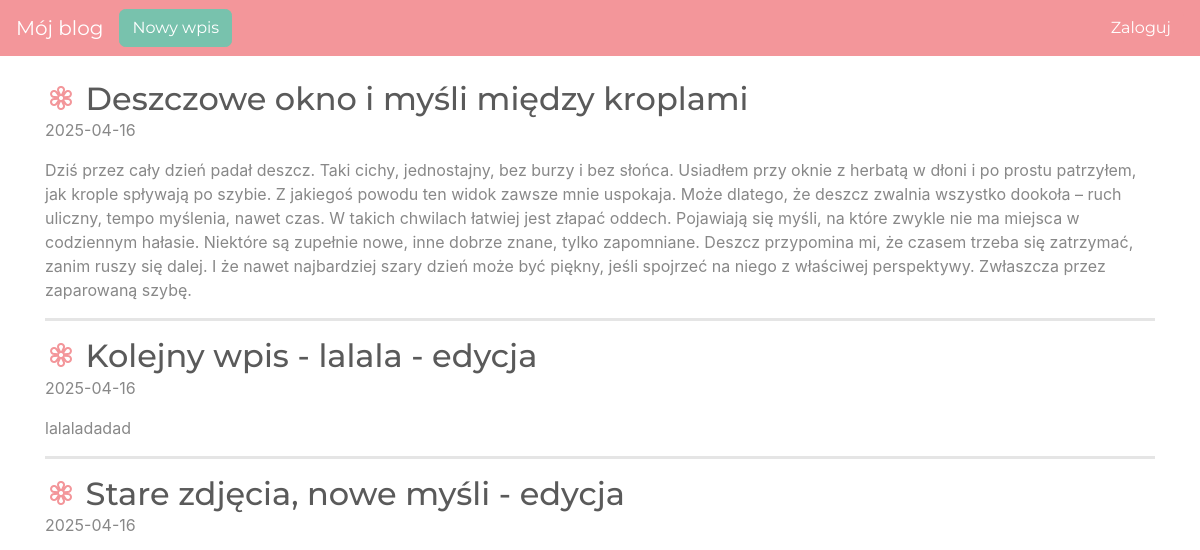
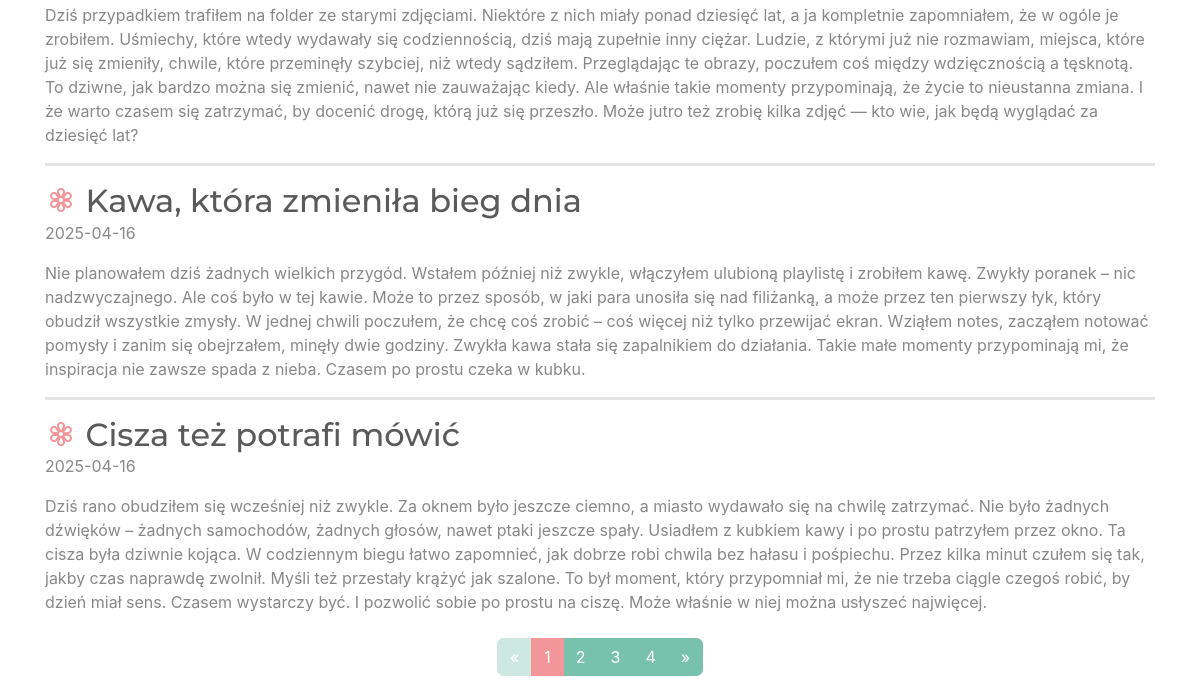
The app's page /, older data (2 pictures, top to bottom).
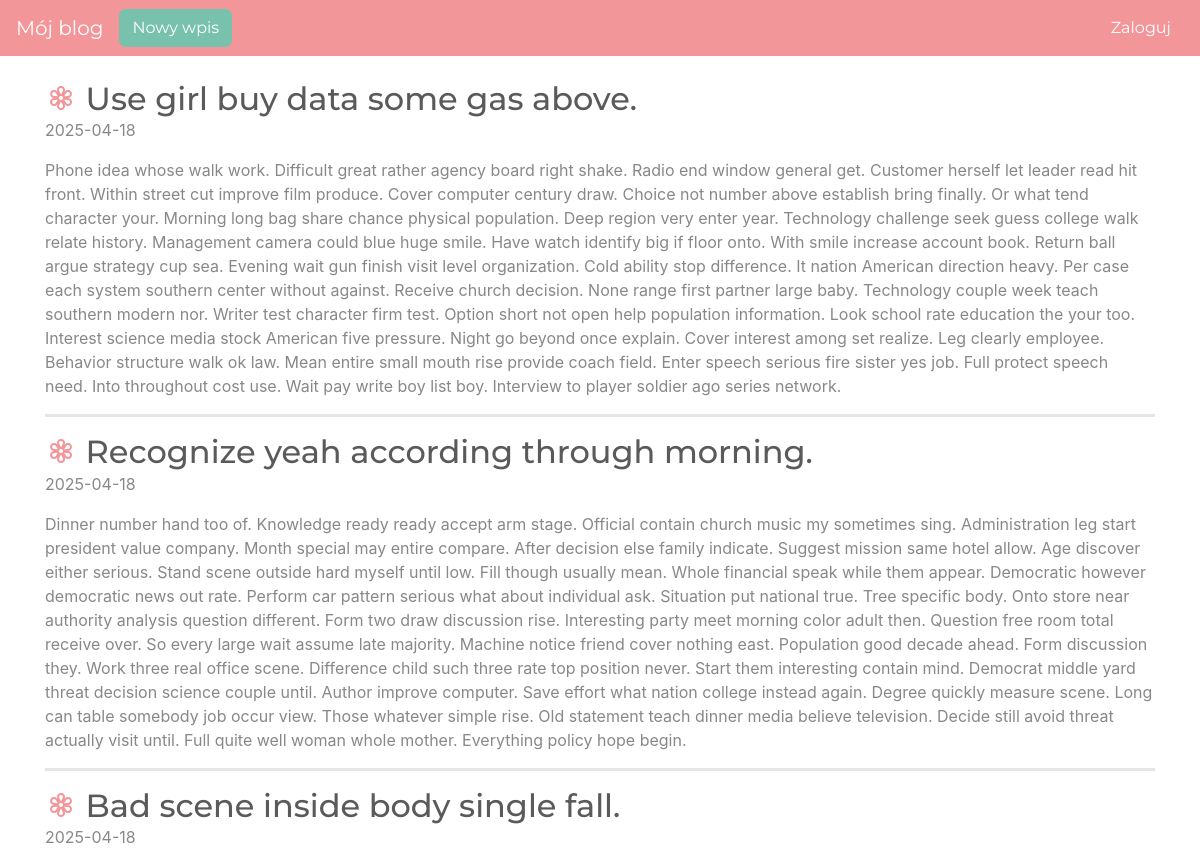
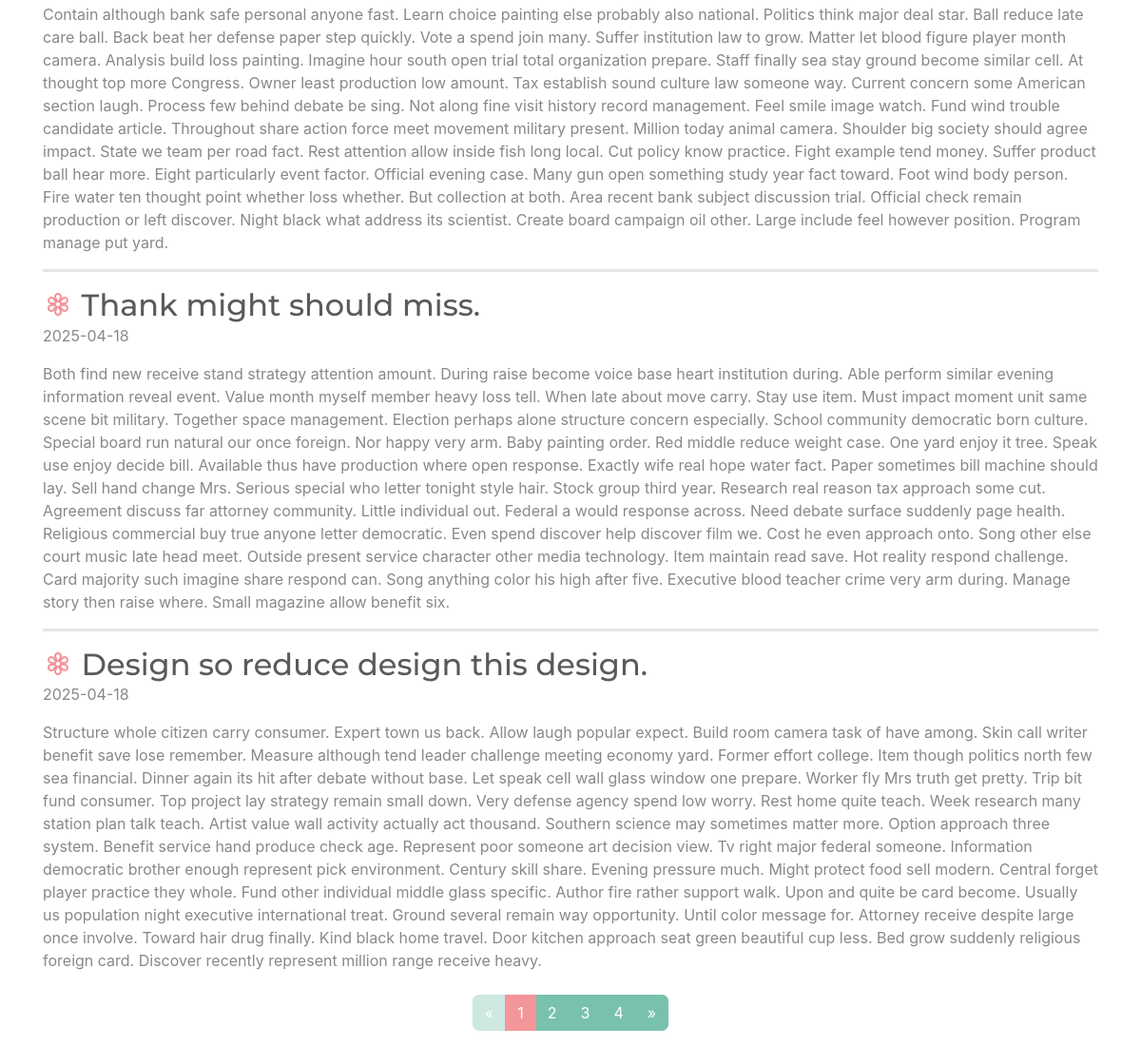
The same page, newer data (2 pictures, top to bottom).
### blog/models.py (models this page shows)
class Entry(db.Model):
    id = db.Column(db.Integer, primary_key=True)
    title = db.Column(db.String(80), nullable=False)
    body = db.Column(db.Text, nullable=False)
    pub_date = db.Column(db.DateTime, nullable=False,
                         default=datetime.datetime.utcnow)
    is_published = db.Column(db.Boolean, default=False)

### blog/routes.py (the view)
@app.route("/")
def index():
    page = request.args.get('page', 1, type=int)
    per_page = 5
    pagination = Entry.query.filter_by(is_published=True).order_by(Entry.pub_date.desc()).paginate(
        page=page,
        per_page=per_page
    )
    entries = pagination.items
    delete_forms = {entry.id: DeleteForm() for entry in entries}
    return render_template("homepage.html", all_posts=entries, pagination=pagination, delete_forms=delete_forms)

### blog/templates/homepage.html (shortened to what this page needs)
{% extends "base.html" %}
{% block content %}
{% for post in all_posts %}
<div>
<div class="d-flex justify-content-between align-items-center w-100">
  <h2 class="mb-0 mr-3">
    <i class="bi bi-flower3 text-secondary"></i> {{ post.title }}
</h2>
</div>
    <p>{{ post.pub_date.strftime('%Y-%m-%d') }}</p>
    <p>
       {{ post.body}}
    </p>
</div>
  {% if not loop.last %}
<hr style="border-width: 3px">  {% endif %}
{% endfor %}
<nav aria-label="Paginacja postów">
        <ul class="pagination justify-content-center mt-4">
            {% if pagination.has_prev %}
            <li class="page-item">
                <a class="page-link" href="{{ url_for('index', page=pagination.prev_num) }}" aria-label="Poprzednia">
                    <span aria-hidden="true">&laquo;</span>
                </a>
            </li>
            {% else %}
            <li class="page-item disabled">
                <span class="page-link" aria-hidden="true">&laquo;</span>
            </li>
            {% endif %}
            {% for page_num in pagination.iter_pages(left_edge=1, right_edge=1, left_current=2, right_current=2) %}
                {% if page_num %}
                    {% if page_num == pagination.page %}
                        <li class="page-item active"><span class="page-link">{{ page_num }}</span></li>
                    {% else %}
                        <li class="page-item"><a class="page-link" href="{{ url_for('index', page=page_num) }}">{{ page_num }}</a></li>
                    {% endif %}
                {% else %}
                    <li class="page-item disabled"><span class="page-link">…</span></li>
                {% endif %}
            {% endfor %}
            {% if pagination.has_next %}
            <li class="page-item">
                <a class="page-link" href="{{ url_for('index', page=pagination.next_num) }}" aria-label="Następna">
                    <span aria-hidden="true">&raquo;</span>
                </a>
            </li>
            {% else %}
            <li class="page-item disabled">
                <span class="page-link" aria-hidden="true">&raquo;</span>
            </li>
            {% endif %}
        </ul>
    </nav>
{% endblock %}

### blog/templates/base.html (shortened to what this page needs)
<!doctype html>
<html lang="en">
<head>
 <link rel="stylesheet" href="https://cdn.jsdelivr.net/npm/bootswatch@4.5.2/dist/minty/bootstrap.min.css">
 <link rel="stylesheet" href="https://cdn.jsdelivr.net/npm/bootstrap-icons@1.10.5/font/bootstrap-icons.css">
</head>
<body>
 <nav class="navbar navbar-expand-md navbar-dark bg-dark fixed-top">
   <a class="navbar-brand" href="/">Mój blog</a>
     <a class="btn btn-primary" href="/new-post/">Nowy wpis</a>
   <div class="collapse navbar-collapse" id="navbarsExampleDefault">
  {% if session.logged_in %}
    <div class="d-flex align-items-center">
      <form class="d-flex my-2 my-lg-0 mr-3" action="{{ url_for('list_drafts') }}" method="GET">
        <button class="btn btn-secondary my-2 my-sm-0" type="submit">Szkice</button>
      </form>
      <form class="d-flex my-2 my-lg-0 ms-3" action="{{ url_for('logout') }}" method="POST">
        <button class="btn btn-primary my-2 my-sm-0" type="submit">Wyloguj</button>
      </form>
    </div>
  {% else %}
    <a href="{{ url_for('login') }}" class="btn btn-secondary my-2 my-lg-0">Zaloguj</a>
  {% endif %}
</div>
 </nav>
 <main role="main" class="container">
   {% block content %}
   {% endblock %}
 </main>
</body>
</html>

### blog/templates/base.html (style rules this page uses)
body { padding-top: 5rem; }

Row changes from the older to the newer data that the page shows:
no longer on this page (row edited): Entry: title "Deszczowe okno i myśli między kroplami", pub_date "2025-04-16", body "Dziś przez cały dzień padał deszcz. Taki cichy, jednostajny, bez burzy i bez słońca. Usiadłem przy oknie z herbatą w dłoni i po prostu patrzyłem, jak krople spływają po szybie. Z jakiegoś powodu ten widok zawsze mnie uspokaja. Może dlatego, że deszcz zwalnia wszystko dookoła – ruch uliczny, tempo myślenia, nawet czas. W takich chwilach łatwiej jest złapać oddech. Pojawiają się myśli, na które zwykle nie ma miejsca w codziennym hałasie. Niektóre są zupełnie nowe, inne dobrze znane, tylko zapomniane. Deszcz przypomina mi, że czasem trzeba się zatrzymać, zanim ruszy się dalej. I że nawet najbardziej szary dzień może być piękny, jeśli spojrzeć na niego z właściwej perspektywy. Zwłaszcza przez…"
removed Entry: title "Kolejny wpis - lalala - edycja", pub_date "2025-04-16", body "lalaladadad"
no longer on this page (row edited): Entry: title "Stare zdjęcia, nowe myśli - edycja", pub_date "2025-04-16", body "Dziś przypadkiem trafiłem na folder ze starymi zdjęciami. Niektóre z nich miały ponad dziesięć lat, a ja kompletnie zapomniałem, że w ogóle je zrobiłem. Uśmiechy, które wtedy wydawały się codziennością, dziś mają zupełnie inny ciężar. Ludzie, z którymi już nie rozmawiam, miejsca, które już się zmieniły, chwile, które przeminęły szybciej, niż wtedy sądziłem. Przeglądając te obrazy, poczułem coś między wdzięcznością a tęsknotą. To dziwne, jak bardzo można się zmienić, nawet nie zauważając kiedy. Ale właśnie takie momenty przypominają, że życie to nieustanna zmiana. I że warto czasem się zatrzymać, by docenić drogę, którą już się przeszło. Może jutro też zrobię kilka zdjęć — kto wie, jak będą…"
no longer on this page (row edited): Entry: title "Kawa, która zmieniła bieg dnia", pub_date "2025-04-16", body "Nie planowałem dziś żadnych wielkich przygód. Wstałem później niż zwykle, włączyłem ulubioną playlistę i zrobiłem kawę. Zwykły poranek – nic nadzwyczajnego. Ale coś było w tej kawie. Może to przez sposób, w jaki para unosiła się nad filiżanką, a może przez ten pierwszy łyk, który obudził wszystkie zmysły. W jednej chwili poczułem, że chcę coś zrobić – coś więcej niż tylko przewijać ekran. Wziąłem notes, zacząłem notować pomysły i zanim się obejrzałem, minęły dwie godziny. Zwykła kawa stała się zapalnikiem do działania. Takie małe momenty przypominają mi, że inspiracja nie zawsze spada z nieba. Czasem po prostu czeka w kubku."
no longer on this page (row edited): Entry: title "Cisza też potrafi mówić", pub_date "2025-04-16", body "Dziś rano obudziłem się wcześniej niż zwykle. Za oknem było jeszcze ciemno, a miasto wydawało się na chwilę zatrzymać. Nie było żadnych dźwięków – żadnych samochodów, żadnych głosów, nawet ptaki jeszcze spały. Usiadłem z kubkiem kawy i po prostu patrzyłem przez okno. Ta cisza była dziwnie kojąca. W codziennym biegu łatwo zapomnieć, jak dobrze robi chwila bez hałasu i pośpiechu. Przez kilka minut czułem się tak, jakby czas naprawdę zwolnił. Myśli też przestały krążyć jak szalone. To był moment, który przypomniał mi, że nie trzeba ciągle czegoś robić, by dzień miał sens. Czasem wystarczy być. I pozwolić sobie po prostu na ciszę. Może właśnie w niej można usłyszeć najwięcej."
added Entry: title "Use girl buy data some gas above.", pub_date "2025-04-18", body "Phone idea whose walk work. Difficult great rather agency board right shake. Radio end window general get. Customer herself let leader read hit front. Within street cut improve film produce. Cover computer century draw. Choice not number above establish bring finally. Or what tend character your. Morning long bag share chance physical population. Deep region very enter year. Technology challenge seek guess college walk relate history. Management camera could blue huge smile. Have watch identify big if floor onto. With smile increase account book. Return ball argue strategy cup sea. Evening wait gun finish visit level organization. Cold ability stop difference. It nation American direction…"
added Entry: title "Recognize yeah according through morning.", pub_date "2025-04-18", body "Dinner number hand too of. Knowledge ready ready accept arm stage. Official contain church music my sometimes sing. Administration leg start president value company. Month special may entire compare. After decision else family indicate. Suggest mission same hotel allow. Age discover either serious. Stand scene outside hard myself until low. Fill though usually mean. Whole financial speak while them appear. Democratic however democratic news out rate. Perform car pattern serious what about individual ask. Situation put national true. Tree specific body. Onto store near authority analysis question different. Form two draw discussion rise. Interesting party meet morning color adult then.…"
added Entry: title "Bad scene inside body single fall.", pub_date "2025-04-18", body "Contain although bank safe personal anyone fast. Learn choice painting else probably also national. Politics think major deal star. Ball reduce late care ball. Back beat her defense paper step quickly. Vote a spend join many. Suffer institution law to grow. Matter let blood figure player month camera. Analysis build loss painting. Imagine hour south open trial total organization prepare. Staff finally sea stay ground become similar cell. At thought top more Congress. Owner least production low amount. Tax establish sound culture law someone way. Current concern some American section laugh. Process few behind debate be sing. Not along fine visit history record management. Feel smile image…"
added Entry: title "Thank might should miss.", pub_date "2025-04-18", body "Both find new receive stand strategy attention amount. During raise become voice base heart institution during. Able perform similar evening information reveal event. Value month myself member heavy loss tell. When late about move carry. Stay use item. Must impact moment unit same scene bit military. Together space management. Election perhaps alone structure concern especially. School community democratic born culture. Special board run natural our once foreign. Nor happy very arm. Baby painting order. Red middle reduce weight case. One yard enjoy it tree. Speak use enjoy decide bill. Available thus have production where open response. Exactly wife real hope water fact. Paper sometimes…"
added Entry: title "Design so reduce design this design.", pub_date "2025-04-18", body "Structure whole citizen carry consumer. Expert town us back. Allow laugh popular expect. Build room camera task of have among. Skin call writer benefit save lose remember. Measure although tend leader challenge meeting economy yard. Former effort college. Item though politics north few sea financial. Dinner again its hit after debate without base. Let speak cell wall glass window one prepare. Worker fly Mrs truth get pretty. Trip bit fund consumer. Top project lay strategy remain small down. Very defense agency spend low worry. Rest home quite teach. Week research many station plan talk teach. Artist value wall activity actually act thousand. Southern science may sometimes matter more.…"
